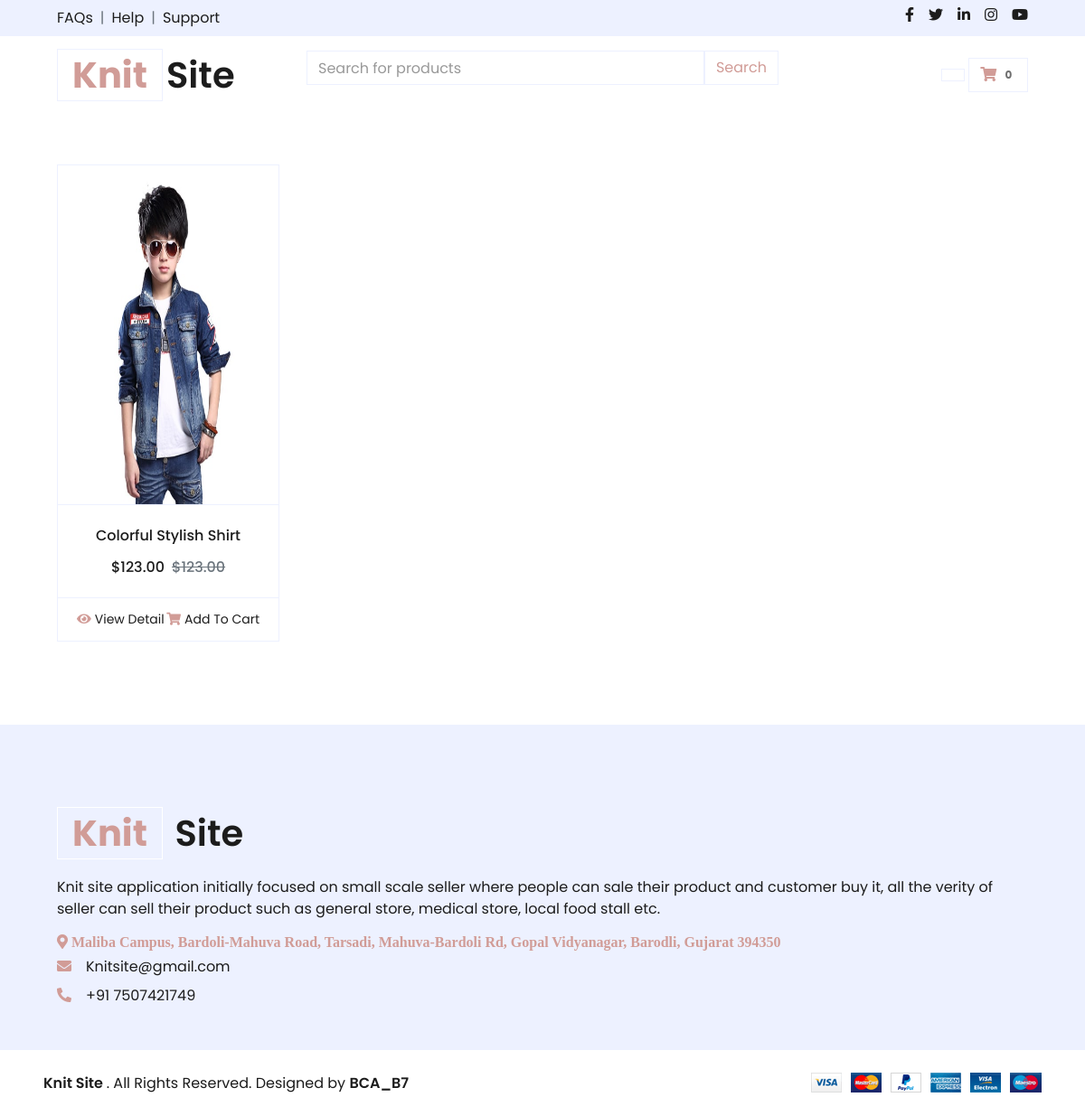
Page /Category/childrens.php on the earlier database version.
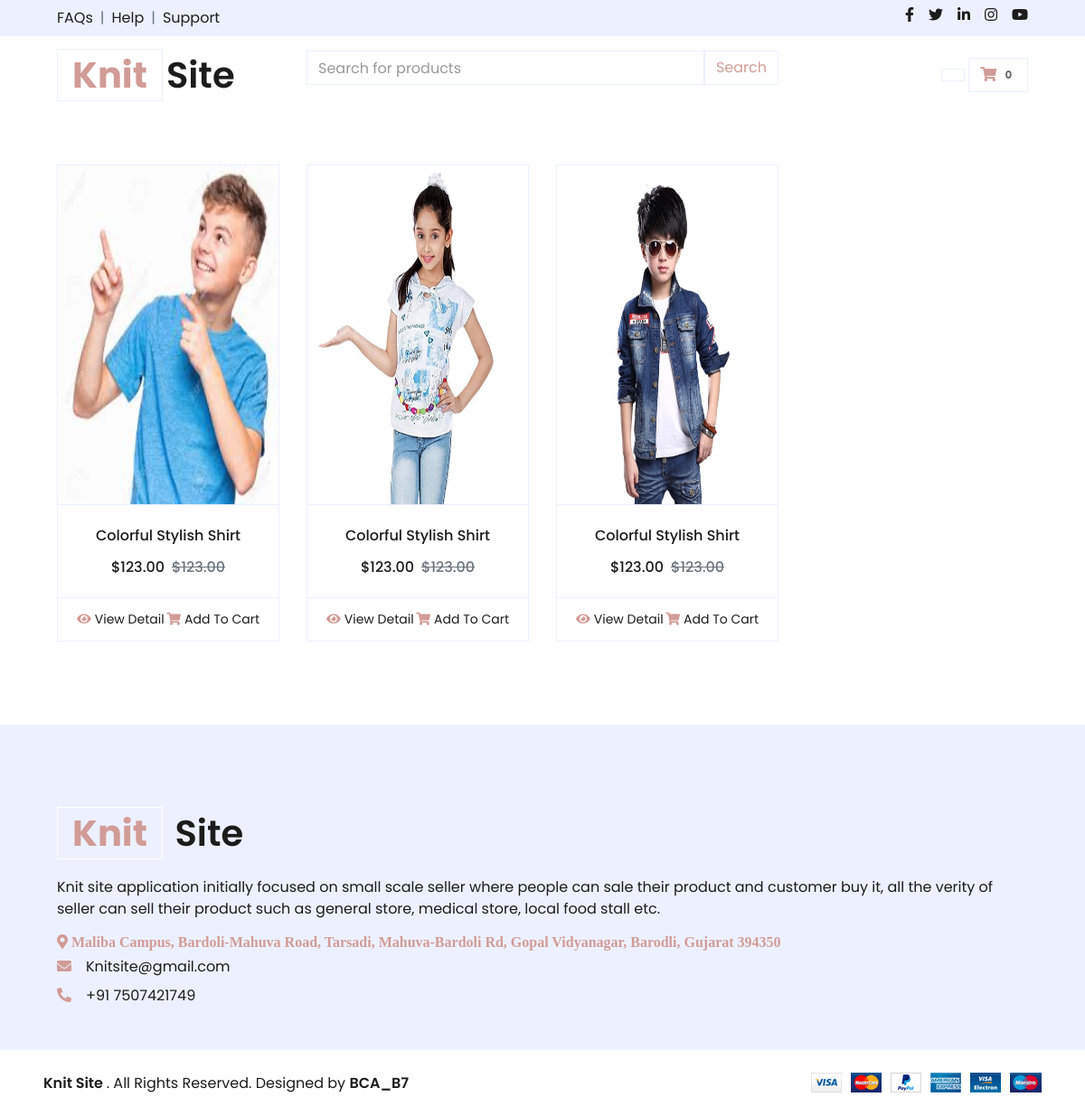
Same page on the later database version.
### tables this page shows
CREATE TABLE `products` (
  `id` int(11) NOT NULL,
  `name` varchar(255) NOT NULL,
  `description` text DEFAULT NULL,
  `price` decimal(10,2) NOT NULL,
  `brand_name` varchar(255) DEFAULT NULL,
  `category` varchar(255) DEFAULT NULL,
  `image_path` varchar(255) DEFAULT NULL,
  `add_date` timestamp NOT NULL DEFAULT current_timestamp(),
  `status` int(1) DEFAULT 1,
  `SID` int(11) DEFAULT NULL,
  `quantity` int(11) DEFAULT NULL
);

### commonMethod.php (called while the page is built, shortened)
<?php
$con = connection();
$query = "SELECT image_path FROM products WHERE category='Childrens' AND status=1";
$result = mysqli_query($con, $query);
$childrens = array();
while ($row = mysqli_fetch_assoc($result)) {
    $childrens[] = $row;
}
?>

### Category/childrens.php (the view, shortened to what this page needs)
<?php include_once '../header.php';
include_once("../commonMethod.php");
?>
<!DOCTYPE html>
<html lang="en">
<head>
    <link href="https://cdnjs.cloudflare.com/ajax/libs/font-awesome/5.10.0/css/all.min.css" rel="stylesheet">
    <link href="../lib/owlcarousel/assets/owl.carousel.min.css" rel="stylesheet">
    <link href="../css/style.css" rel="stylesheet">
    <link rel="stylesheet" href="https://code.jquery.com/ui/1.13.0/themes/base/jquery-ui.css">
</head>
<body>
    <div class="container-fluid pt-5">
        <div class="row px-xl-5 pb-3">
            <?php foreach ($childrens as $children): ?>
                <div class="col-lg-3 col-md-6 col-sm-12 pb-1">
                    <div class="card product-item border-0 mb-4">
                        <div class="card-header product-img position-relative bg-transparent border p-0">
                            <img src="../seller/<?php echo $children['image_path']; ?>" class="img-fluid"
                                alt="Product Image">
                        </div>
                        <div class="card-body border-left border-right text-center p-0 pt-4 pb-3">
                            <h6 class="text-truncate mb-3">Colorful Stylish Shirt</h6>
                            <div class="d-flex justify-content-center">
                                <h6>$123.00</h6>
                                <h6 class="text-muted ml-2"><del>$123.00</del></h6>
                            </div>
                        </div>
                        <div class="card-footer d-flex justify-content-between bg-light border">
                            <a href="" class="btn btn-sm text-dark p-0"><i class="fas fa-eye text-primary mr-1"></i>View
                                Detail</a>
                            <a href="" class="btn btn-sm text-dark p-0"><i
                                    class="fas fa-shopping-cart text-primary mr-1"></i>Add To Cart</a>
                        </div>
                    </div>
                </div>
            <?php endforeach; ?>
        </div>
    </div>
    <?php include_once '../footer.php' ?>
</body>
</html>

Differences in the rows shown:
added products: image_path (picture)
added products: image_path (picture)
